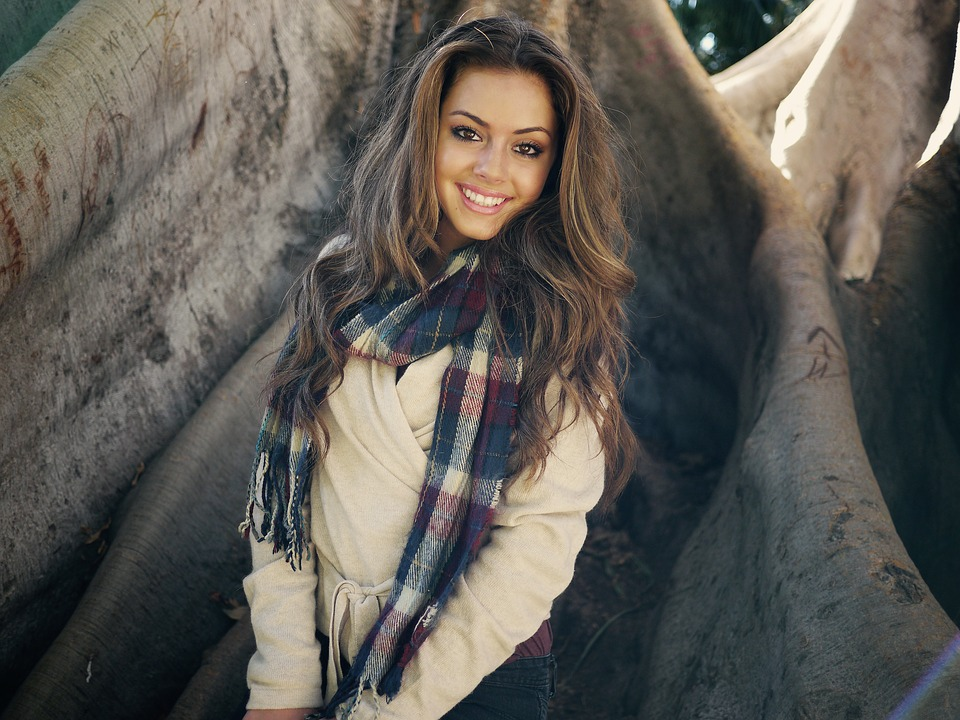
#> input picture images/smile.jpg, 960 x 720 px
$ jupyter execute --allow-errors 'Basic image processing with OpenCV.ipynb'
#> lines starting #> are read from the running program, lines starting #| are printed output that depends on the picture; after the words box and inside, x2 and y2 are one past the last pixel; in counts of white or black regions, pixels touching at a corner belong together
### Basic image processing with OpenCV
***
In this notebook some of the basic image processing commands with OpenCV is demonstrated.
1. Import and show image
2. Crop image
3. Image thresholding
4. Gaussian noise filtering
5. Save an image
6. Face detection

A color image is a 3D array of red, green, and blue channels light intensities. For 8 bit camera light intensities change from 0 to 255, with 255 being the highest light intensity.

### Import libraries

[cell 1]
import cv2                                              # Import OpenCV for image processing
from matplotlib import pyplot as plt                    # Import matplotlib for plotting

print(cv2.__version__)                                  # print OpenCV version

### 1. Import and show image

[cell 2]
img = cv2.imread('./images/dog.jpg',cv2.IMREAD_COLOR)
#> (the rest of this cell did not finish here and is left out)

#> (a cell that did not finish here is left out)

[cell 4]
print(type(img))                                         # print type of object img
#| <class 'NoneType'>
#> (the rest of this cell did not finish here and is left out)

[cell 5]
plt.figure(figsize = (10,10))                            # specify plot size
plt.subplot(121)
#> (the rest of this cell did not finish here and is left out)

### 2. Cropping image

#> (a cell that did not finish here is left out)

### 3. Image thresholding

#> (a cell that did not finish here is left out)

### 4. Noise filtering

#> (a cell that did not finish here is left out)

### 5. Save an image

#> (a cell that did not finish here is left out)

***
## 6. Face detection with Haarcascade
Haar Cascade is object detection algorithm used to identify and classify objects in an image or video using some features in the image

[cell 10]
import cv2
import numpy as np

# Import Haarcascade model parameters
face_cascade = cv2.CascadeClassifier('./models/haar/haarcascade_frontalface_default.xml')
eye_cascade = cv2.CascadeClassifier('./models/haar/haarcascade_eye.xml')
smile_cascade = cv2.CascadeClassifier('./models/haar/haarcascade_smile.xml')

[cell 11]
img = cv2.imread('./images/smile.jpg')                        # import image
#> img is the input picture: shape (720, 960, 3); mean B, G, R 84.2, 90.2, 93.5
gray = cv2.cvtColor(img, cv2.COLOR_BGR2GRAY)                  # convert to grayscale
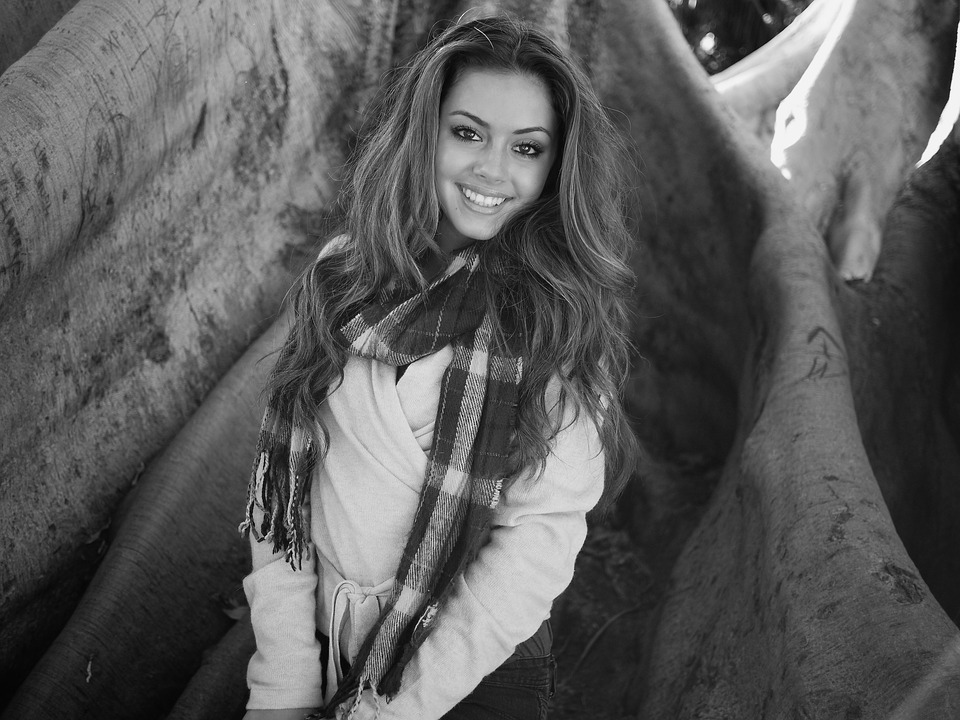
#> gray: shape (720, 960); min 0, max 254, mean 90.5

faces = face_cascade.detectMultiScale(gray, 1.3, 5)           # detect faces in the image
#> faces = [[420, 83, 152, 152]]
print(faces)                                                  # print output with coordinate of corners of detected faces
#| [[420  83 152 152]]

[cell 12]
for (x,y,w,h) in faces:
    img = cv2.rectangle(img,(x,y),(x+w,y+h),(255,0,0),2)            # draw red rectangle on detected faces
    roi_gray = gray[y:y+h, x:x+w]
    roi_color = img[y:y+h, x:x+w]
    eyes = eye_cascade.detectMultiScale(roi_gray)                   # detect eyes within roi where face is detected
    smiles = smile_cascade.detectMultiScale(roi_gray, 1.8, 20)      # detect smile within roi where face is detected
    for (ex,ey,ew,eh) in eyes:
        cv2.rectangle(roi_color,(ex,ey),(ex+ew,ey+eh),(0,255,0),2)  # draw green rectangle on detected eyes
#> this loop made 1 pass
#> (x, y, w, h, eyes) on pass 1: (420, 83, 152, 152, [[86, 47, 38, 38], [23, 27, 46, 46]])
#> pass 1, `img = cv2.rectangle(img,(x,y),(x+w,y+h),(255,0,0),2)`:
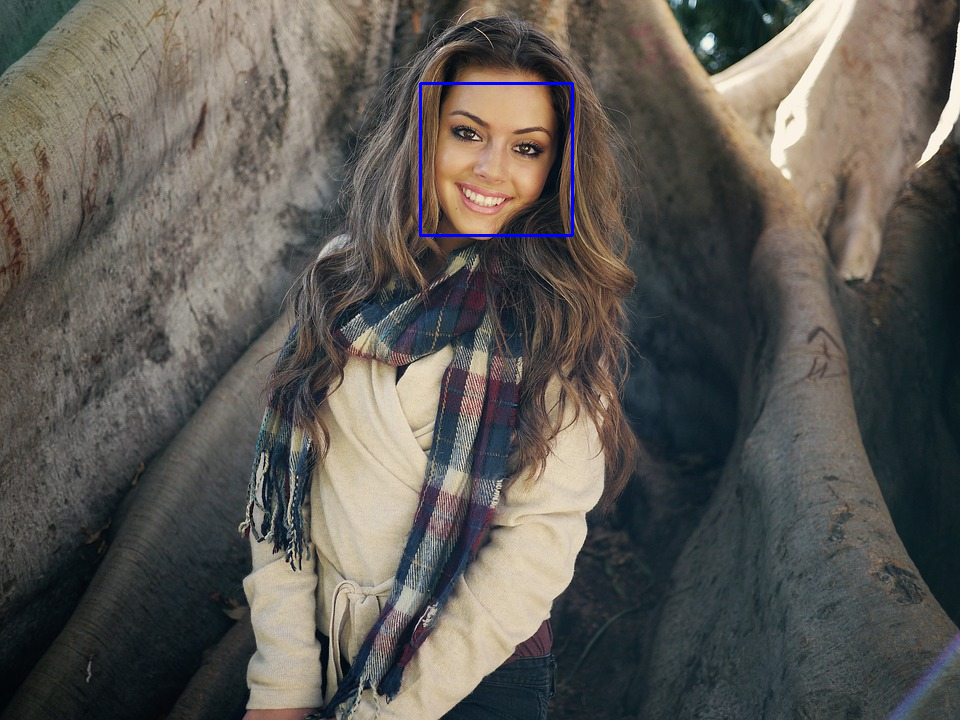
#> img: shape (720, 960, 3); 0.26% of pixels changed, all inside (x1, y1, x2, y2) = (419, 82, 574, 237)
#> pass 1, `roi_gray = gray[y:y+h, x:x+w]`:
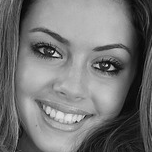
#> roi_gray: shape (152, 152); min 1, max 240, mean 115.7
#> pass 1, `roi_color = img[y:y+h, x:x+w]`:
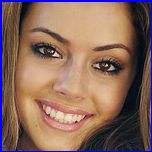
#> roi_color: shape (152, 152, 3); mean B, G, R 91.8, 105.4, 137
#> after the loop:
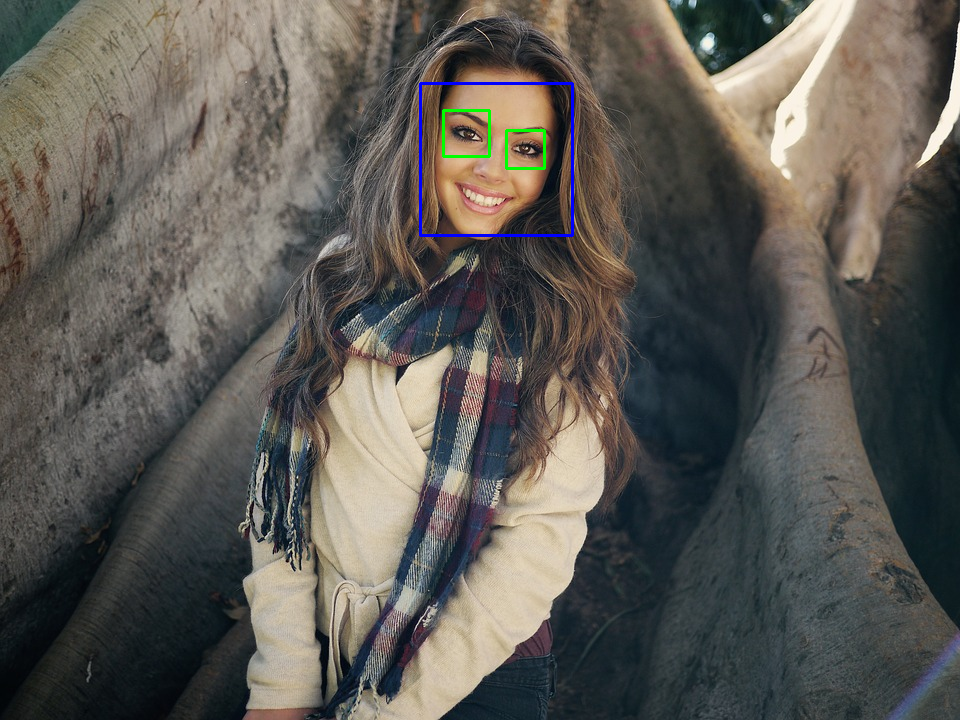
#> img: shape (720, 960, 3); 0.14% of pixels changed, all inside (x1, y1, x2, y2) = (442, 109, 546, 170)
#> after the loop:
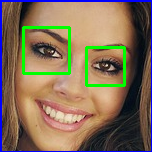
#> roi_color: shape (152, 152, 3); 4.33% of pixels changed, all inside (x1, y1, x2, y2) = (22, 26, 126, 87)

plt.figure(figsize = (10,10))
plt.imshow(img)                                     # plot image with detected faces and eyes
